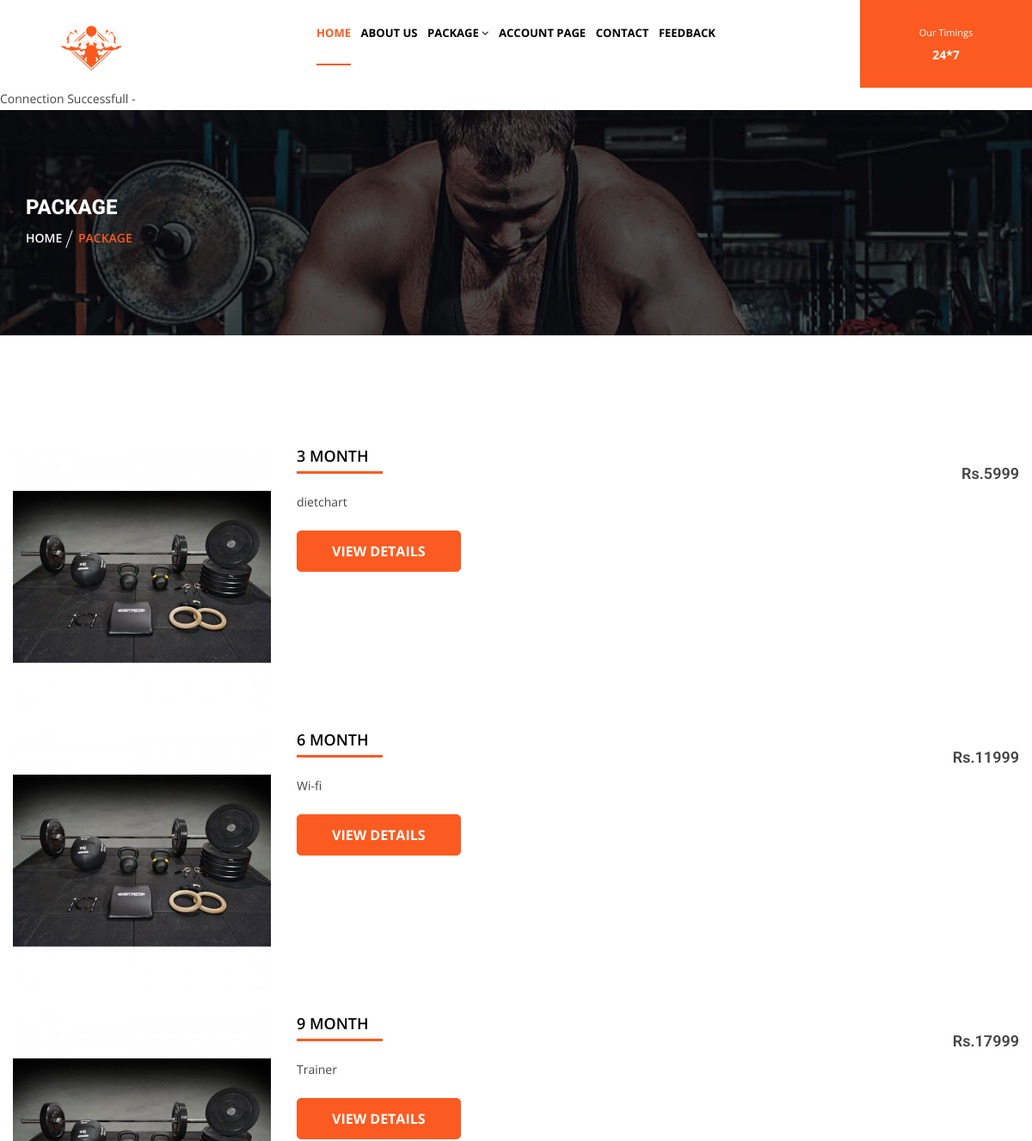
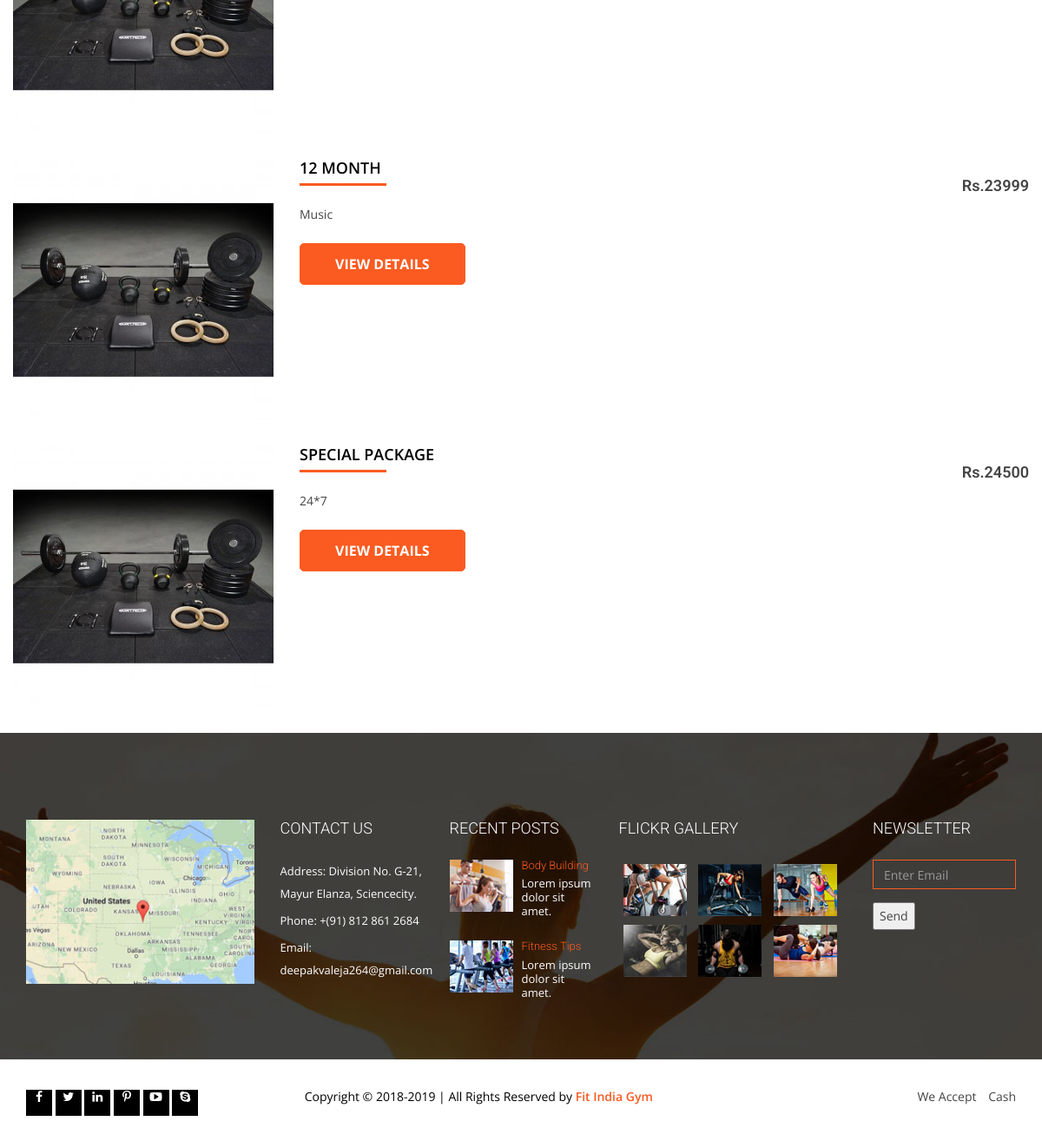
/package.php, run on the app's committed database (2 pictures, top to bottom).
### tables this page shows
CREATE TABLE `package` (
  `P_id` int(11) NOT NULL,
  `P_name` varchar(15) NOT NULL,
  `P_description` varchar(350) NOT NULL,
  `Fac_id` int(11) NOT NULL,
  `P_price` int(5) NOT NULL
);

CREATE TABLE `facilities` (
  `Fac_id` int(11) NOT NULL,
  `Fac_name` varchar(15) NOT NULL,
  `Fac_description` varchar(150) NOT NULL
);

### package.php (the view, shortened to what this page needs)
<?php
include("header.php");
?>
<?php
include('config/connection.php');
?>
<!Doctype html>
    <html class="no-js" lang="">
<head>
        <link rel="stylesheet" href="css/bootstrap.min.css">
        <link rel="stylesheet" href="inc/custom-slider/css/nivo-slider.css" type="text/css" />
        <link rel="stylesheet" href="inc/custom-slider/css/preview.css" type="text/css" media="screen" />
        <link rel="stylesheet" href="css/animate.css">
        <link rel="stylesheet" href="css/flaticon.css">
        <link rel="stylesheet" href="css/jquery-ui.min.css">
        <link rel="stylesheet" href="css/meanmenu.min.css">
        <link rel="stylesheet" href="css/owl.carousel.css">
        -
        <link rel="stylesheet" href="css/headlines-animated.css">
        <link rel="stylesheet" href="css/font-awesome.min.css">
        <link rel="stylesheet" href="css/jquery.bxslider.css">
        <link rel="stylesheet" href="css/jquery.fancybox.min.css">
        <link rel="stylesheet" href="style.css">
        <link rel="stylesheet" href="css/responsive.css">
    </head>
    <body>
        <div class="breadcump-area">
            <div class="container">
                <div class="row">
                     <div class="col-lg-12 col-md-12 col-sm-12 col-xs-12">
                         <div class="breadcump">
                             <h2>Package</h2>
                             <ul>
                                 <li><a href="index.php">Home</a></li>
                                 <li>Package</li>
                             </ul>
                         </div>
                     </div>
                </div>
            </div>
        </div>
        <div class="shop-area">
          <div class="topbar">
            <div class="container">
              <div class="row">
                  <div class="col-lg-4 col-md-4 col-sm-4 col-xs-6">
                  </div>
                  <div class="col-lg-4 col-md-4 col-sm-5 col-xs-6">
                  </div>
              </div>
            </div>
          </div>
          <div class="container">
          <div class="row">
            <div class="col-lg-12 col-md-12 col-sm-12 col-xs-12 acurate">
              <div class="tab-content">
                <div role="tabpanel" class="tab-pane active" id="grid">
                <div role="tabpanel" class="tab-pane" id="list">
                  <div class="product-list-view-area">
				  <?php
												$sql="Select * from package f join facilities c where f.Fac_id=c.Fac_id";
												$result=mysqli_query($conn,$sql);
												while($row = mysqli_fetch_array($result))
												{
													?>
                    <div class="col-lg-12 col-md-12 col-sm-12 col-xs-12 acurate">
                      <div class="list-single-product">
                        <div class="media">
                          <a class="pull-left" href="single-product(shoppingdetails).php?id=<?php echo $row['P_id']?>">
                            <img src="images/shop/scaled.jpg" alt="image">
                          </a>
                          <div class="media-body">
                            <h4 class="media-heading"><a href="single-product(shoppingdetails).php?id=<?php echo $row['P_id']?>"><?php echo  $row['P_name'] ?></a> <span>Rs.<?php echo  $row['P_price'] ?></span></h4>
                            <span> <?php echo  $row['Fac_name'] ?> </span>
							<br/>
                            <div class="read-more">
                              <a href="single-product(shoppingdetails).php?id=<?php echo $row['P_id']?>">View Details</a>
	                    </div>
                          </div>
                        </div>
                      </div>
                    </div>
					<?php
}
?>
                  </div>
                </div>
              </div>
            </div>
          </div>
          <div class="row">
              <div class="col-lg-12 col-md-12 col-sm-12 col-xs-12 text-center">
                  <div class="pagination-area">
                       </div>
              </div>
          </div>
          </div>
        </div>
    </body>
</html>
<?php
include("footer.php");
?>

### header.php (shortened to what this page needs)
  <header>
      <div id="sticky" class="header-area">
          <div class="container-fluid">
              <div class="row">
                  <div class="col-lg-2 col-md-2 col-sm-2 col-xs-12">
                      <div class="logo-area">
                          <a href="index.html"><img src="images/mob-logo.png" alt=""></a>
                      </div>
                  </div>
<div class="col-lg-8 col-md-8 col-sm-10 col-xs-12">
                      <div class="main-menu">
                          <nav>
                              <ul>
                                  <li class="active"><a href="index.php">Home </a>
                                  </li>
                                  <li><a href="about.php">About Us</a></li>
                                  <li><a href="package.php">Package <i class="fa fa-angle-down"></i></a>
                                  </li>
                                  <li><a href="account.php">Account Page</a></li>
                                  <li><a href="contact.php">Contact</a></li>
				<li><a href="feedback.php">Feedback</a></li>
                              </ul>
                          </nav>
                      </div>
                  </div>
                  <div class="col-lg-2 col-md-2 col-sm-2 col-xs-12 hidden-sm acurate">
                      <div class="right-area">
                          <ul>
                              <li>Our Timings</li>
                              <li>24*7</li>
                          </ul>
                      </div>
                  </div>
              </div>
          </div>
      </div>
  </header>

### config/connection.php (shortened to what this page needs)
<?php
$conn = mysqli_connect(DB_HOST,DB_USERNAME,DB_PASSWORD,DB_NAME);
if(!$conn){
echo "error in connection";
} else {
echo "Connection Successfull";
}
?>

### footer.php (shortened to what this page needs)
<?php
require_once("config/connection.php");
?>
<footer>
            <div class="footer-top">
                <div class="container">
                    <div class="row">
                        <div class="col-lg-3 col-md-3 col-sm-4 col-xs-12">
                            <div class="widget">
                                <div class="footer-map">
                                    <img src="images/footer/1.jpg" alt="">
                                </div>
                            </div>
                        </div>
                        <div class="col-lg-2 col-md-2 col-sm-4 col-xs-12">
                            <div class="widget">
                                <h2 class="widget-title">Contact Us</h2>
                                <div class="footer-contact">
                                    <ul>
                                        <li>Address: Division No. G-21, Mayur Elanza, Sciencecity.</li>
                                        <li>Phone: +(91) 812 861 2684</li>
                                        <li>Email: deepakvaleja264@gmail.com</li>
                                    </ul>
                                </div>
                            </div>
                        </div>
                        <div class="col-lg-2 col-md-2 col-sm-4 col-xs-12">
                            <div class="widget">
                                <h2 class="widget-title">Recent Posts</h2>
                                <div class="recent-post">
                                    <div class="single-post">
                                      <div class="media">
                                        <a class="pull-left" href="#">
                                          <img src="images/blog/4.jpg" alt="">
                                        </a>
                                        <div class="media-body">
                                          <h4 class="media-heading"><a href="#">Body Building</a></h4>
                                          <p>Lorem ipsum dolor sit amet.</p>
                                        </div>
                                      </div>
                                    </div>
                                    <div class="single-post">
                                      <div class="media">
                                        <a class="pull-left" href="#">
                                          <img src="images/blog/5.jpg" alt="">
                                        </a>
                                        <div class="media-body">
                                          <h4 class="media-heading"><a href="#">Fitness Tips</a></h4>
                                          <p>Lorem ipsum dolor sit amet.</p>
                                        </div>
                                      </div>
                                    </div>
                                </div>
                            </div>
                        </div>
                        <div class="col-lg-3 col-md-3 col-sm-6 col-xs-12">
                            <div class="widget">
                              <h2 class="widget-title">Flickr Gallery</h2>
                              <ul class="photo">
                                <li>
                                  <img src="images/footer/2.jpg" alt="">
                                </li>
                                <li>
                                  <img src="images/footer/3.jpg" alt="">
                                </li>
                                <li>
                                  <img src="images/footer/4.jpg" alt="">
                                </li>
                                <li>
                                  <img src="images/footer/5.jpg" alt="">
                                </li>
                                <li>
                                  <img src="images/footer/6.jpg" alt="">
                                </li>
                                <li>
                                  <img src="images/footer/7.jpg" alt="">
                                </li>
                              </ul>
                            </div>
                        </div>
                        <div class="col-lg-2 col-md-2 col-sm-6 col-xs-12">
                            <div class="widget">
                                <h2 class="widget-title">Newsletter</h2>
                                <form method="post">
                                    <div class="form-group">
                                        <input type="email" name="username" class="form-control" placeholder="Enter Email">
                                    </div>
                                    <div class="subscribe" name="subscribe" id="subscribe">
										<button class="btn-send" type="submit" value="subscribe" name="submit">Send</button>
                                    </div>
                                </form>
                            </div>
                        </div>
                    </div>
                </div>
            </div>
            <div class="footer-bottom-area">
                <div class="container">
                    <div class="row">
                       <div class="col-lg-3 col-md-3 col-sm-12 col-xs-12">
                           <div class="widget">
                               <div class="social-media">
                                 <ul>
                                   <li><a href="#"><i class="fa fa-facebook" aria-hidden="true"></i></a></li>
                                   <li><a href="#"><i class="fa fa-twitter" aria-hidden="true"></i></a></li>
                                   <li><a href="#"><i class="fa fa-linkedin" aria-hidden="true"></i></a></li>
                                   <li><a href="#"><i class="fa fa-pinterest-p" aria-hidden="true"></i></a></li>
                                   <li><a href="#"><i class="fa fa-youtube-play" aria-hidden="true"></i></a></li>
                                   <li><a href="#"><i class="fa fa-skype" aria-hidden="true"></i></a></li>
                                 </ul>
                               </div>
                           </div>
                       </div>
                       <div class="col-lg-5 col-md-5 col-sm-12 col-xs-12">
                           <div class="widget">
                               <div class="copyright">
                                   <p>Copyright © 2018-2019 | All Rights Reserved by <a href="http://webriplex.com/">Fit India Gym</a></p>
                               </div>
                           </div>
                       </div>
                       <div class="col-lg-4 col-md-4 col-sm-12 col-xs-12">
                           <div class="widget">
                               <div class="we-accept">
                                   <ul>
                                       <li>We Accept</li>
                                       <li>Cash</li>
                                   </ul>
                               </div>
                           </div>
                       </div>
                    </div>
                </div>
            </div>
        </footer>

### css/responsive.css (style rules this page uses)
@media (max-width: 1600px) { .header-area .main-menu ul li { padding: 38px 10px; } }
@media (max-width: 1600px) { .header-area .right-area::before { display: none; } }
@media (max-width: 1600px) { .header-area .right-area ul { text-align: center; } }
@media (max-width: 1600px) { .header-area .right-area { padding: 12px 50px; } }
@media (max-width: 1200px) { .header-area .logo-area { margin-top: 30px; } }
@media (max-width: 1200px) { .header-area .main-menu ul li { padding: 25px 4px !important; } }
@media (max-width: 1200px) { .header-area .right-area ul li:last-child { font-size: 14px; } }
@media (max-width: 1200px) { .header-area .right-area ul li:first-child { font-size: 11px; } }
@media (max-width: 1200px) { .header-area .right-area::before { display: none; } }
@media (max-width: 1200px) { .header-area .right-area ul { text-align: center; } }
@media (max-width: 1200px) { .header-area .right-area { padding: 25px 15px; } }
@media (max-width: 1200px) { .header-area .main-menu ul li a { font-size: 13px !important; } }

### data on the page
package: P_name "3 MONTH", P_price "5999", Fac.Fac_name "dietchart"
package: P_name "6 MONTH", P_price "11999", Fac.Fac_name "Wi-fi"
package: P_name "9 MONTH", P_price "17999", Fac.Fac_name "Trainer"
package: P_name "12 MONTH", P_price "23999", Fac.Fac_name "Music"
package: P_name "SPECIAL PACKAGE", P_price "24500", Fac.Fac_name "24*7"
